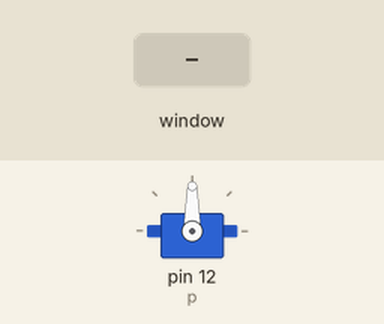
Simulated run of this program. Board: Raspberry Pi (header pin numbers). Parts: servo. Inputs (shaded band) come from the test bench. The desktop window is not drawn, its controls go by their first labels and the mouse button is held 0.15 s; servo angles are drawn from the pulse width (0.5 ms = 0°, 2.5 ms = 180°).

Above: at 1.2 s.
1.3 s: control labelled "Unlock" in the window clicked
At 2.2 s:
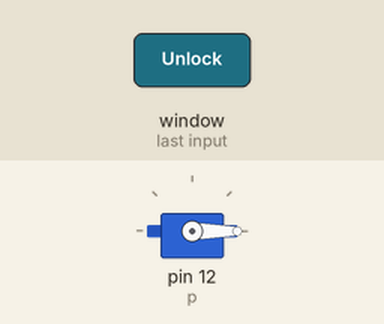
2.8 s: control labelled "Lock" in the window clicked
At 3.4 s:
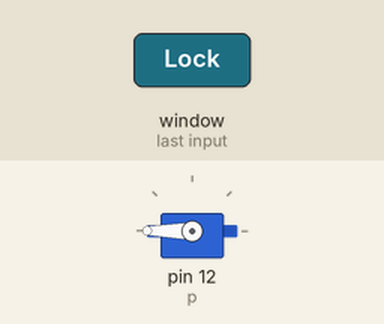
4.3 s: control labelled "Neutral" in the window clicked
At 5.7 s:
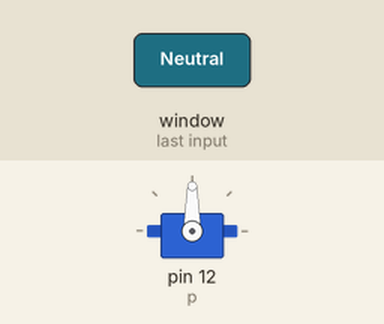
Timing chart, 0 to 7.3 s (numbered marks = the images above; inputs shaded):
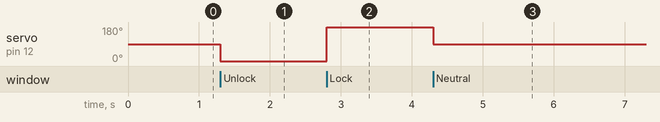

The program:

servoprogram.py
```python
#!/usr/bin/env python

#Initial set up codes.
from Tkinter import *
import RPi.GPIO as GPIO
import time

GPIO.setmode(GPIO.BOARD)
GPIO.setup(12,GPIO.OUT)

p = GPIO.PWM(12,50)
p.start(7.5)


#Actual GUI box.
root = Tk()
root.title("Servo Door Unlocker")
root.geometry("400x400")
app = Frame(root)
app.grid()


#Label.
label = Label(app, text = "Simple Servo Door Unlocker by Donovan Goodwin")
label.grid()

#Button Callbacks.
def Button1():  #Unlock.
    if button1:
        value = p.ChangeDutyCycle(2.5)

def Button2():  #Lock.
	if button2:
		value = p.ChangeDutyCycle(12.5)

def Button3():  #Neutral.
	if button3:
		value = p.ChangeDutyCycle(7.5)

def Button4(): #Exit.
	if button4:
		p.cleanup
		time.sleep(.5)
		exit()


#Buttons.
button1 = Button(app,text='Unlock', command=Button1)
button1.grid()

button2 = Button(app,text='Lock', command=Button2)
button2.grid()

button3 = Button(app,text='Neutral', command=Button3)
button3.grid()


#Loop starter.
root.mainloop()
```

Measured:
- after the input at 1.3 s, servo on pin 12 (p): 90° → 0° at once
- after the input at 2.8 s, servo on pin 12 (p): 0° → 180° at once
- after the input at 4.3 s, servo on pin 12 (p): 180° → 90° at once
